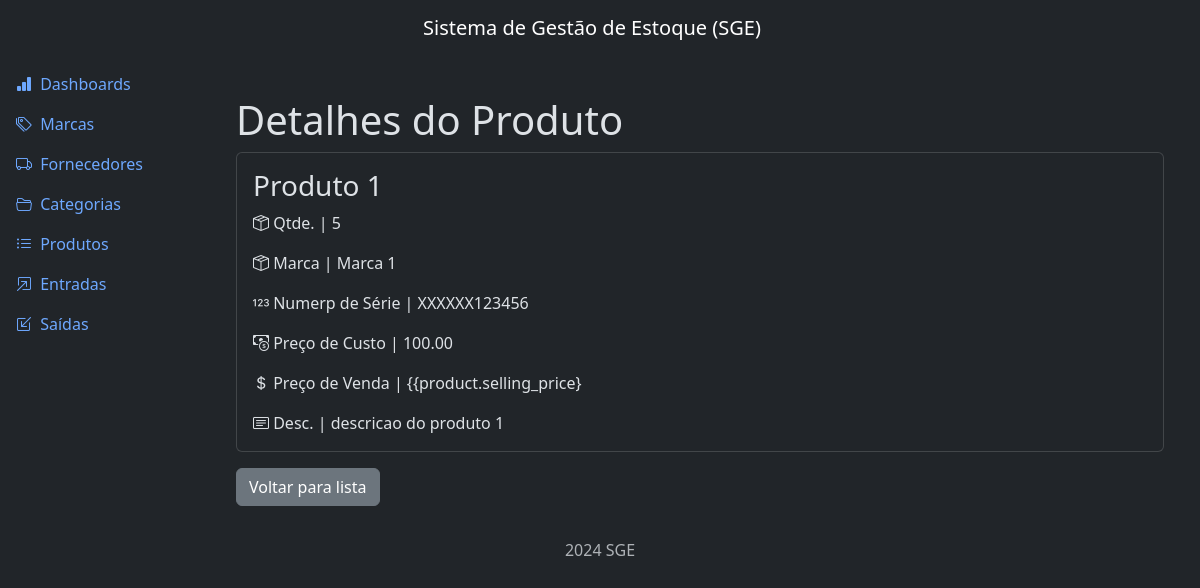
/products/detail/1/, run on an earlier commit of the app's database.
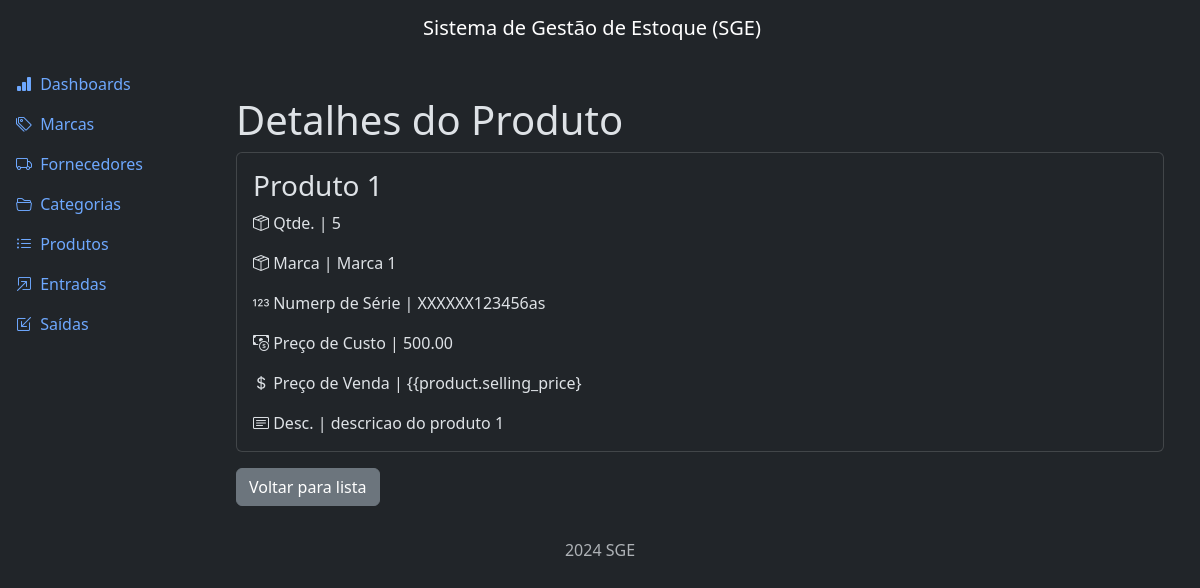
And on a later commit of the database.
### products/models.py (models this page shows, shortened)
class Product(models.Model):
    title = models.CharField(max_length=500)
    category = models.ForeignKey(
        Category, on_delete=models.PROTECT, related_name='products')
    brand = models.ForeignKey(
        Brand, on_delete=models.PROTECT, related_name='products')
    description = models.TextField(null=True, blank=True)
    serie_number = models.CharField(max_length=200, null=True, blank=True)
    cost_price = models.DecimalField(max_digits=20, decimal_places=2)
    selling_price = models.DecimalField(max_digits=20, decimal_places=2)
    quantity = models.IntegerField(default=0)
    created_at = models.DateTimeField(auto_now_add=True)
    updated_at = models.DateTimeField(auto_now=True)
    class Meta:
        ordering = ['title']

### brands/models.py (models this page shows)
class Brand(models.Model):
    name = models.CharField(max_length=500)
    description = models.TextField(null=True, blank=True)
    created_at = models.DateTimeField(auto_now_add=True)
    updated_at = models.DateTimeField(auto_now=True)
    class Meta:
        ordering = ['name']
    def __str__(self):
        return self.name

### products/views.py (the view)
# urls.py: path('detail/<int:pk>/', views.ProductDetailView.as_view(), name='detail'),
class ProductDetailView(DetailView):
    model = Product
    template_name = 'product_detail.html'

### products/templates/product_detail.html (shortened to what this page needs)
{% extends "base.html" %}
{% block content %}
  <div class="container mt-4">
    <h3 class="display-6" >Detalhes do Produto</h3>
    <div class="card">
      <div class="card-body">
        <h3 class="card-title">{{product.title}}</h3>
        <p class="card-text"><i class="bi bi-box-seam"></i> Qtde. | {{product.quantity}}</p>
        <p class="card-text"><i class="bi bi-box-seam"></i> Marca | {{product.brand}}</p>
        <p class="card-text"><i class="bi bi-123"></i> Numerp de Série | {{product.serie_number}}</p>
        <p class="card-text"><i class="bi bi-cash-coin"></i> Preço de Custo | {{product.cost_price}}</p>
        <p class="card-text"><i class="bi bi-currency-dollar"></i> Preço de Venda | {{product.selling_price}</p>
        <p class="card-text"><i class="bi bi-card-text"></i> Desc. | {{product.description}}</p>
      </div>
    </div>
    <a class="btn btn-secondary mt-3" href="{% url "product:list" %}">Voltar para lista</a>
  </div>
{% endblock content %}

What changed in the data, as far as the page shows it:
changed Product "Produto 1": serie_number "XXXXXX123456" → "XXXXXX123456as"; cost_price "100.00" → "500.00"
